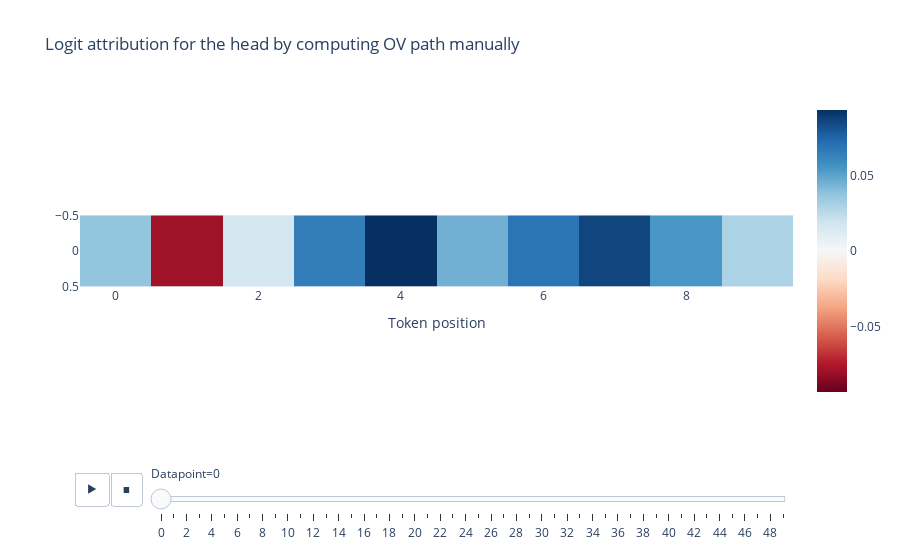

Notebook code cell kept with this figure:
### Code cell
W_OV = model.W_V @ model.W_O.transpose(-1, -2)
W_OV = W_OV.squeeze().detach()
ov_path = model.W_E @ W_OV @ model.W_U

logits_ov_path = ov_path[toks[:, :-1]]
# logits_ov_path = ov_path[toks[:, 1:]].cumsum(dim=1) / torch.arange(1, 11)[:, None].to('cuda')
logits_ov_path = torch.stack([logits_ov_path[:, :i+1].mean(1) for i in range(10)], dim=1)

logit_diff_ov_path = logits_ov_path[..., 1] - logits_ov_path[..., 0]
print(logit_diff_ov_path.shape)
mpu.imshow(logit_diff_ov_path[None, :50], animation_frame=1, title='Logit attribution for the head by computing OV path manually',
           labels=dict(x='Token position', animation_frame='Datapoint'))

### Figure 1 — Plotly figure (JSON) as saved in the notebook; plotly's stock layout.template omitted (floating-point values rounded to 4 significant figures)
{"data": [{"coloraxis": "coloraxis", "hovertemplate": "Token position: %{x}<br>y: %{y}<br>color: %{z}<extra></extra>", "name": "0", "type": "heatmap", "xaxis": "x", "yaxis": "y", "z": [[0.03707, -0.07946, 0.0167, 0.06478, 0.09363, 0.04536, 0.06874, 0.08627, 0.05491, 0.02982]]}], "layout": {"coloraxis": {"cmid": 0, "colorscale": [[0, "rgb(103,0,31)"], [0.1, "rgb(178,24,43)"], [0.2, "rgb(214,96,77)"], [0.3, "rgb(244,165,130)"], [0.4, "rgb(253,219,199)"], [0.5, "rgb(247,247,247)"], [0.6, "rgb(209,229,240)"], [0.7, "rgb(146,197,222)"], [0.8, "rgb(67,147,195)"], [0.9, "rgb(33,102,172)"], [1, "rgb(5,48,97)"]]}, "sliders": [{"active": 0, "currentvalue": {"prefix": "Datapoint="}, "len": 0.9, "pad": {"b": 10, "t": 60}, "steps": [{"args": [["0"], {"frame": {"duration": 0, "redraw": true}, "fromcurrent": true, "mode": "immediate", "transition": {"duration": 0, "easing": "linear"}}], "label": "0", "method": "animate"}, {"args": [["1"], {"frame": {"duration": 0, "redraw": true}, "fromcurrent": true, "mode": "immediate", "transition": {"duration": 0, "easing": "linear"}}], "label": "1", "method": "animate"}, {"args": [["2"], {"frame": {"duration": 0, "redraw": true}, "fromcurrent": true, "mode": "immediate", "transition": {"duration": 0, "easing": "linear"}}], "label": "2", "method": "animate"}, {"args": [["3"], {"frame": {"duration": 0, "redraw": true}, "fromcurrent": true, "mode": "immediate", "transition": {"duration": 0, "easing": "linear"}}], "label": "3", "method": "animate"}, {"args": [["4"], {"frame": {"duration": 0, "redraw": true}, "fromcurrent": true, "mode": "immediate", "transition": {"duration": 0, "easing": "linear"}}], "label": "4", "method": "animate"}, {"args": [["5"], {"frame": {"duration": 0, "redraw": true}, "fromcurrent": true, "mode": "immediate", "transition": {"duration": 0, "easing": "linear"}}], "label": "5", "method": "animate"}, {"args": [["6"], {"frame": {"duration": 0, "redraw": true}, "fromcurrent": true, "mode": "immediate", "transition": {"duration": 0, "easing": "linear"}}], "label": "6", "method": "animate"}, {"args": [["7"], {"frame": {"duration": 0, "redraw": true}, "fromcurrent": true, "mode": "immediate", "transition": {"duration": 0, "easing": "linear"}}], "label": "7", "method": "animate"}, {"args": [["8"], {"frame": {"duration": 0, "redraw": true}, "fromcurrent": true, "mode": "immediate", "transition": {"duration": 0, "easing": "linear"}}], "label": "8", "method": "animate"}, {"args": [["9"], {"frame": {"duration": 0, "redraw": true}, "fromcurrent": true, "mode": "immediate", "transition": {"duration": 0, "easing": "linear"}}], "label": "9", "method": "animate"}, {"args": [["10"], {"frame": {"duration": 0, "redraw": true}, "fromcurrent": true, "mode": "immediate", "transition": {"duration": 0, "easing": "linear"}}], "label": "10", "method": "animate"}, {"args": [["11"], {"frame": {"duration": 0, "redraw": true}, "fromcurrent": true, "mode": "immediate", "transition": {"duration": 0, "easing": "linear"}}], "label": "11", "method": "animate"}, {"args": [["12"], {"frame": {"duration": 0, "redraw": true}, "fromcurrent": true, "mode": "immediate", "transition": {"duration": 0, "easing": "linear"}}], "label": "12", "method": "animate"}, {"args": [["13"], {"frame": {"duration": 0, "redraw": true}, "fromcurrent": true, "mode": "immediate", "transition": {"duration": 0, "easing": "linear"}}], "label": "13", "method": "animate"}, {"args": [["14"], {"frame": {"duration": 0, "redraw": true}, "fromcurrent": true, "mode": "immediate", "transition": {"duration": 0, "easing": "linear"}}], "label": "14", "method": "animate"}, {"args": [["15"], {"frame": {"duration": 0, "redraw": true}, "fromcurrent": true, "mode": "immediate", "transition": {"duration": 0, "easing": "linear"}}], "label": "15", "method": "animate"}, {"args": [["16"], {"frame": {"duration": 0, "redraw": true}, "fromcurrent": true, "mode": "immediate", "transition": {"duration": 0, "easing": "linear"}}], "label": "16", "method": "animate"}, {"args": [["17"], {"frame": {"duration": 0, "redraw": true}, "fromcurrent": true, "mode": "immediate", "transition": {"duration": 0, "easing": "linear"}}], "label": "17", "method": "animate"}, {"args": [["18"], {"frame": {"duration": 0, "redraw": true}, "fromcurrent": true, "mode": "immediate", "transition": {"duration": 0, "easing": "linear"}}], "label": "18", "method": "animate"}, {"args": [["19"], {"frame": {"duration": 0, "redraw": true}, "fromcurrent": true, "mode": "immediate", "transition": {"duration": 0, "easing": "linear"}}], "label": "19", "method": "animate"}, {"args": [["20"], {"frame": {"duration": 0, "redraw": true}, "fromcurrent": true, "mode": "immediate", "transition": {"duration": 0, "easing": "linear"}}], "label": "20", "method": "animate"}, {"args": [["21"], {"frame": {"duration": 0, "redraw": true}, "fromcurrent": true, "mode": "immediate", "transition": {"duration": 0, "easing": "linear"}}], "label": "21", "method": "animate"}, {"args": [["22"], {"frame": {"duration": 0, "redraw": true}, "fromcurrent": true, "mode": "immediate", "transition": {"duration": 0, "easing": "linear"}}], "label": "22", "method": "animate"}, {"args": [["23"], {"frame": {"duration": 0, "redraw": true}, "fromcurrent": true, "mode": "immediate", "transition": {"duration": 0, "easing": "linear"}}], "label": "23", "method": "animate"}, {"args": [["24"], {"frame": {"duration": 0, "redraw": true}, "fromcurrent": true, "mode": "immediate", "transition": {"duration": 0, "easing": "linear"}}], "label": "24", "method": "animate"}, {"args": [["25"], {"frame": {"duration": 0, "redraw": true}, "fromcurrent": true, "mode": "immediate", "transition": {"duration": 0, "easing": "linear"}}], "label": "25", "method": "animate"}, {"args": [["26"], {"frame": {"duration": 0, "redraw": true}, "fromcurrent": true, "mode": "immediate", "transition": {"duration": 0, "easing": "linear"}}], "label": "26", "method": "animate"}, {"args": [["27"], {"frame": {"duration": 0, "redraw": true}, "fromcurrent": true, "mode": "immediate", "transition": {"duration": 0, "easing": "linear"}}], "label": "27", "method": "animate"}, {"args": [["28"], {"frame": {"duration": 0, "redraw": true}, "fromcurrent": true, "mode": "immediate", "transition": {"duration": 0, "easing": "linear"}}], "label": "28", "method": "animate"}, {"args": [["29"], {"frame": {"duration": 0, "redraw": true}, "fromcurrent": true, "mode": "immediate", "transition": {"duration": 0, "easing": "linear"}}], "label": "29", "method": "animate"}, {"args": [["30"], {"frame": {"duration": 0, "redraw": true}, "fromcurrent": true, "mode": "immediate", "transition": {"duration": 0, "easing": "linear"}}], "label": "30", "method": "animate"}, {"args": [["31"], {"frame": {"duration": 0, "redraw": true}, "fromcurrent": true, "mode": "immediate", "transition": {"duration": 0, "easing": "linear"}}], "label": "31", "method": "animate"}, {"args": [["32"], {"frame": {"duration": 0, "redraw": true}, "fromcurrent": true, "mode": "immediate", "transition": {"duration": 0, "easing": "linear"}}], "label": "32", "method": "animate"}, {"args": [["33"], {"frame": {"duration": 0, "redraw": true}, "fromcurrent": true, "mode": "immediate", "transition": {"duration": 0, "easing": "linear"}}], "label": "33", "method": "animate"}, {"args": [["34"], {"frame": {"duration": 0, "redraw": true}, "fromcurrent": true, "mode": "immediate", "transition": {"duration": 0, "easing": "linear"}}], "label": "34", "method": "animate"}, {"args": [["35"], {"frame": {"duration": 0, "redraw": true}, "fromcurrent": true, "mode": "immediate", "transition": {"duration": 0, "easing": "linear"}}], "label": "35", "method": "animate"}, {"args": [["36"], {"frame": {"duration": 0, "redraw": true}, "fromcurrent": true, "mode": "immediate", "transition": {"duration": 0, "easing": "linear"}}], "label": "36", "method": "animate"}, {"args": [["37"], {"frame": {"duration": 0, "redraw": true}, "fromcurrent": true, "mode": "immediate", "transition": {"duration": 0, "easing": "linear"}}], "label": "37", "method": "animate"}, {"args": [["38"], {"frame": {"duration": 0, "redraw": true}, "fromcurrent": true, "mode": "immediate", "transition": {"duration": 0, "easing": "linear"}}], "label": "38", "method": "animate"}, {"args": [["39"], {"frame": {"duration": 0, "redraw": true}, "fromcurrent": true, "mode": "immediate", "transition": {"duration": 0, "easing": "linear"}}], "label": "39", "method": "animate"}, {"args": [["40"], {"frame": {"duration": 0, "redraw": true}, "fromcurrent": true, "mode": "immediate", "transition": {"duration": 0, "easing": "linear"}}], "label": "40", "method": "animate"}, {"args": [["41"], {"frame": {"duration": 0, "redraw": true}, "fromcurrent": true, "mode": "immediate", "transition": {"duration": 0, "easing": "linear"}}], "label": "41", "method": "animate"}, {"args": [["42"], {"frame": {"duration": 0, "redraw": true}, "fromcurrent": true, "mode": "immediate", "transition": {"duration": 0, "easing": "linear"}}], "label": "42", "method": "animate"}, {"args": [["43"], {"frame": {"duration": 0, "redraw": true}, "fromcurrent": true, "mode": "immediate", "transition": {"duration": 0, "easing": "linear"}}], "label": "43", "method": "animate"}, {"args": [["44"], {"frame": {"duration": 0, "redraw": true}, "fromcurrent": true, "mode": "immediate", "transition": {"duration": 0, "easing": "linear"}}], "label": "44", "method": "animate"}, {"args": [["45"], {"frame": {"duration": 0, "redraw": true}, "fromcurrent": true, "mode": "immediate", "transition": {"duration": 0, "easing": "linear"}}], "label": "45", "method": "animate"}, {"args": [["46"], {"frame": {"duration": 0, "redraw": true}, "fromcurrent": true, "mode": "immediate", "transition": {"duration": 0, "easing": "linear"}}], "label": "46", "method": "animate"}, {"args": [["47"], {"frame": {"duration": 0, "redraw": true}, "fromcurrent": true, "mode": "immediate", "transition": {"duration": 0, "easing": "linear"}}], "label": "47", "method": "animate"}, {"args": [["48"], {"frame": {"duration": 0, "redraw": true}, "fromcurrent": true, "mode": "immediate", "transition": {"duration": 0, "easing": "linear"}}], "label": "48", "method": "animate"}, {"args": [["49"], {"frame": {"duration": 0, "redraw": true}, "fromcurrent": true, "mode": "immediate", "transition": {"duration": 0, "easing": "linear"}}], "label": "49", "method": "animate"}], "x": 0.1, "xanchor": "left", "y": 0, "yanchor": "top"}], "title": {"text": "Logit attribution for the head by computing OV path manually"}, "updatemenus": [{"buttons": [{"args": [null, {"frame": {"duration": 500, "redraw": true}, "fromcurrent": true, "mode": "immediate", "transition": {"duration": 500, "easing": "linear"}}], "label": "&#9654;", "method": "animate"}, {"args": [[null], {"frame": {"duration": 0, "redraw": true}, "fromcurrent": true, "mode": "immediate", "transition": {"duration": 0, "easing": "linear"}}], "label": "&#9724;", "method": "animate"}], "direction": "left", "pad": {"r": 10, "t": 70}, "showactive": false, "type": "buttons", "x": 0.1, "xanchor": "right", "y": 0, "yanchor": "top"}], "xaxis": {"anchor": "y", "constrain": "domain", "domain": [0, 1], "scaleanchor": "y", "title": {"text": "Token position"}}, "yaxis": {"anchor": "x", "autorange": "reversed", "constrain": "domain", "domain": [0, 1]}}}
